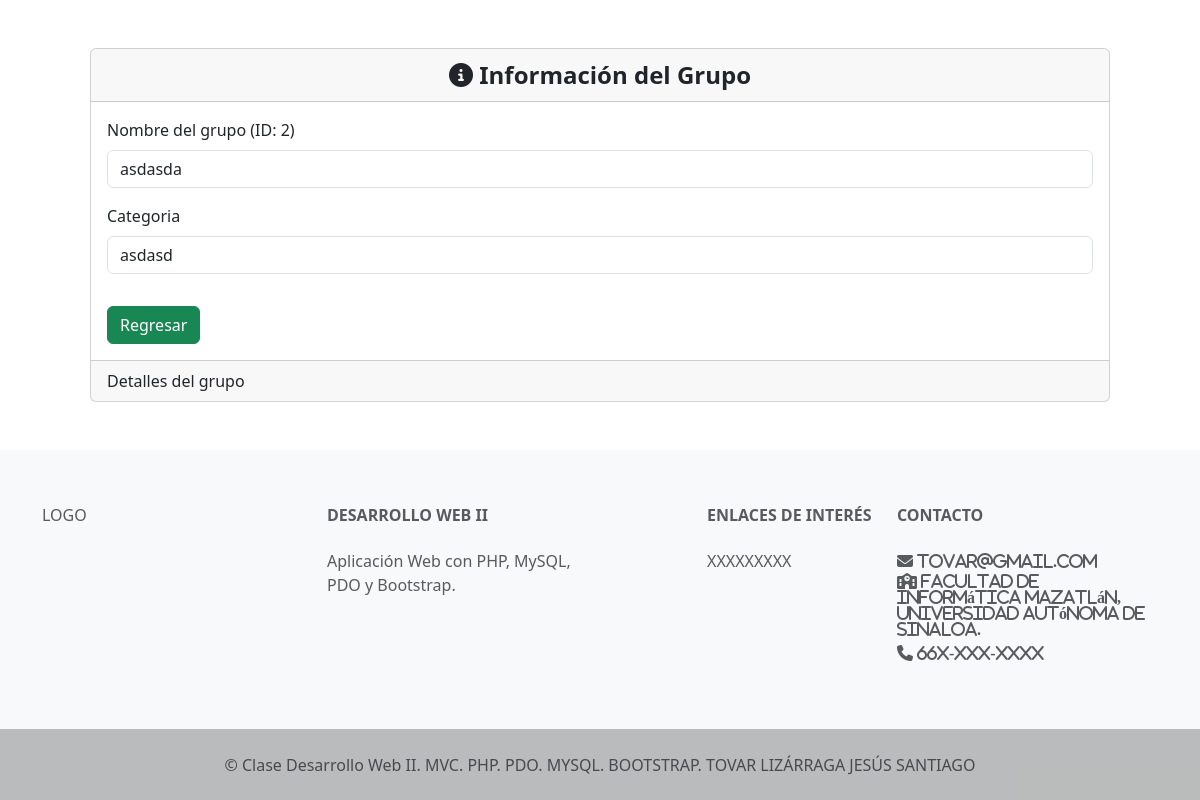
The page /final_0.16/final/views/organizador/readOneGrupo.php?id=2 (signed in) on the database its author committed.
### tables this page shows
CREATE TABLE `grupos` (
  `idGrupo` int(11) NOT NULL,
  `nombreGrupo` varchar(30) NOT NULL,
  `categoria` varchar(100) NOT NULL,
  `idTorneo` int(11) NOT NULL
);

### final_0.16/final/models/grupos.php (called while the page is built, shortened)
<?php
    require_once("../../config/conexion.php");
    class grupos{
        private $PDO;
        public function __construct(){
            $con = new Conexion();
            $this->PDO = $con->open();
        }
        public function readOne($id){
            $statement = "SELECT * FROM grupos WHERE idGrupo = :id";
            $query = $this->PDO->prepare($statement);
            $query->bindParam(":id", $id);
            return ($query->execute())? $query->fetch() : false;
        }
    }
?>

### final_0.16/final/config/conexion.php (called while the page is built, shortened)
<?php
    class Conexion{
        private $server = "localhost";
        private $db = "torneosbasket";
        private $user = "root";
        private $password = "";
        public function open(){
            try{
                $this->conexion = new PDO("mysql:host=$this->server;dbname=$this->db","$this->user","$this->password");
                return $this->conexion;
            }catch (PDOException $e){
                echo "Error: ".$e->getMessage();
            }
        }
    }
?>

### final_0.16/final/controllers/gruposController.php (called while the page is built, shortened)
<?php
require_once("../../models/grupos.php");
class gruposController{
    private $model;
    function __construct(){
        $this->model = new grupos();
    }
    public function readOneGrupo($id){
        return ($this->model->readOne($id))? $this->model->readOne($id) : header("Location: organizador.php");
    }
}
?>

### final_0.16/final/views/organizador/readOneGrupo.php (the view, shortened to what this page needs)
<?php
    require_once("../../controllers/gruposController.php");
    $objControl = new gruposController();
    $lstGrupo = $objControl->readOneGrupo($_GET['id']);
?>
    <div class="mx-auto p-5">
        <div class="card">
            <div class="card-header text-center">
            <b class="fs-4"><i class="fa-solid fa-circle-info"></i> Información del Grupo</b>
            </div>
            <div class="card-body">
                <form action="" method="POST">
                    <div class="mb-3">
                        <label for="nombreGrupo" class="form-label">Nombre del grupo (ID: <?= $lstGrupo['idGrupo'] ?>)</label>
                        <input type="text" class="form-control" name="txtNombreGrupo" id="nombreGrupo"
                        value="<?= $lstGrupo['nombreGrupo'] ?>" readonly>
                    </div>
                    <div class="row">
                        <div class="col mb-3">
                            <div class="mb-3">
                                <label for="categoria" class="form-label">Categoria</label>
                                <input list="lstCategorias" class="form-control" name="txtCategoria" id="categoria"
                                value="<?= $lstGrupo['categoria'] ?>"readonly>
                            </div>
                        </div>
                    </div>
                    <div class="colo-12">
                        <a href="readAllGrupos.php" class="btn btn-success">Regresar</a>
                    </div>
                </form>
            </div>
            <div class="card-footer">
                Detalles del grupo
            </div>
        </div>
    </div>

### rows shown on the page
grupos: idGrupo "2", txtNombreGrupo "asdasda", txtCategoria "asdasd"
